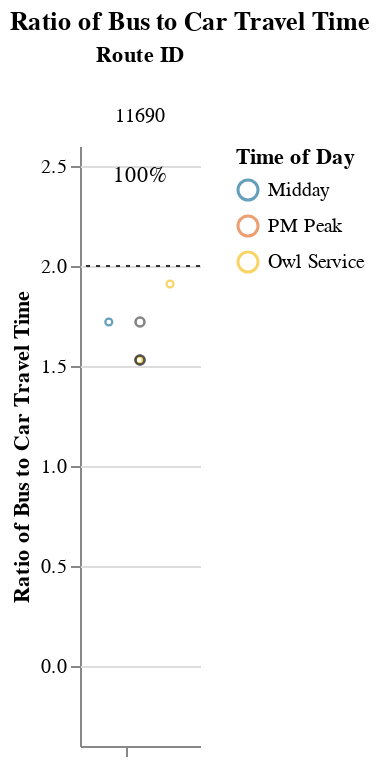
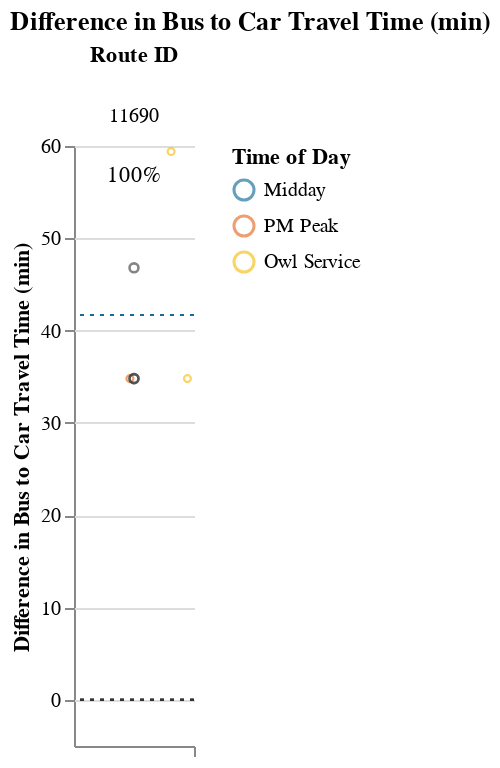

Here is the notebook cell these charts were saved with, in order:
### Markdown cell above
### Long Routes (> 1.5 hrs)

### Code cell
route_group = "long"
try:
    subset_routes, mult, diff  = setup_charts(df, PCT_COMPETITIVE_THRESHOLD, route_group)
    if len(subset_routes) > 0:
        display(
            Markdown(
                f"{CAPTIONS_DICT[route_group]}"
                "Within each route group, routes are sorted in descending order "
                "by % competitive trips and # trips below the additional time cut-off."
            )
        )

        display(mult)
        display(diff)
except:
    print("No routes meet this criteria.")

### Figure 1 — Vega-Lite specification as saved in the notebook (floating-point values rounded to 4 significant figures)
{"config": {"view": {"continuousWidth": 400, "continuousHeight": 300, "stroke": null}, "facet": {"spacing": 0}}, "data": {"name": "data-4b1253ae5475001b91cdc71ccfd8de74"}, "facet": {"column": {"field": "route_id", "sort": ["11690"], "title": "Route ID", "type": "nominal"}}, "spec": {"layer": [{"mark": {"type": "point", "opacity": 0.65, "size": 12, "strokeWidth": 1.1}, "encoding": {"color": {"field": "time_of_day", "scale": {"range": ["#136C97", "#E16B26", "#F6BF16", "#00896B", "#7790A3", "#5B559C"]}, "sort": ["AM Peak", "Midday", "PM Peak", "Owl Service"], "title": "Time of Day", "type": "nominal"}, "tooltip": [{"field": "route_id", "type": "nominal"}, {"field": "trip_id", "type": "nominal"}, {"field": "service_hours", "type": "quantitative"}, {"field": "car_duration_hours", "type": "quantitative"}, {"field": "bus_multiplier", "type": "quantitative"}, {"field": "bus_difference", "type": "quantitative"}, {"field": "num_trips", "type": "quantitative"}, {"field": "num_competitive", "type": "quantitative"}, {"field": "pct_trips_competitive", "type": "quantitative"}, {"field": "p25", "type": "quantitative"}, {"field": "p50", "type": "quantitative"}, {"field": "p75", "type": "quantitative"}], "x": {"axis": {"grid": false, "labels": false, "ticks": true, "values": [0]}, "field": "jitter", "scale": {}, "title": null, "type": "quantitative"}, "y": {"field": "bus_multiplier", "scale": {"domain": [-0.25, 2.5]}, "title": "Ratio of Bus to Car Travel Time", "type": "quantitative"}}, "selection": {"selector005": {"type": "interval", "bind": "scales", "encodings": ["x", "y"]}}, "transform": [{"calculate": "sqrt(-2*log(random()))*cos(2*PI*random())", "as": "jitter"}], "width": 60}, {"layer": [{"mark": {"type": "point", "opacity": 0.6, "size": 20, "strokeWidth": 1.3}, "encoding": {"color": {"value": "#323434"}, "y": {"field": "bus_multiplier", "type": "quantitative"}}, "transform": [{"filter": "(datum.p50_trip === 1)"}]}, {"mark": {"type": "rule", "strokeDash": [2, 3]}, "encoding": {"color": {"value": "#323434"}, "y": {"field": "cutoff", "type": "quantitative"}}}, {"mark": {"type": "text", "align": "center", "baseline": "middle"}, "encoding": {"color": {"value": "black"}, "text": {"field": "pct_trips_competitive", "format": ".0%", "type": "quantitative"}, "tooltip": [{"field": "route_id", "type": "nominal"}, {"field": "trip_id", "type": "nominal"}, {"field": "service_hours", "type": "quantitative"}, {"field": "car_duration_hours", "type": "quantitative"}, {"field": "bus_multiplier", "type": "quantitative"}, {"field": "bus_difference", "type": "quantitative"}, {"field": "num_trips", "type": "quantitative"}, {"field": "num_competitive", "type": "quantitative"}, {"field": "pct_trips_competitive", "type": "quantitative"}, {"field": "p25", "type": "quantitative"}, {"field": "p50", "type": "quantitative"}, {"field": "p75", "type": "quantitative"}], "x": {"value": 30}, "y": {"value": 15}}, "transform": [{"calculate": "sqrt(-2*log(random()))*cos(2*PI*random())", "as": "jitter"}, {"filter": "(datum.fastest_trip === 1)"}]}]}]}, "resolve": {"scale": {"y": "shared"}}, "title": "Ratio of Bus to Car Travel Time", "$schema": "https://vega.github.io/schema/vega-lite/v4.17.0.json", "datasets": {"data-4b1253ae5475001b91cdc71ccfd8de74": [{"calitp_itp_id": 380, "trip_key": -2264956901710554590, "trip_id": "t_2012539_b_33529_tn_0", "shape_id": "p_9409", "route_id": "11690", "service_hours": 1.67, "trip_first_departure_ts": 19200, "trip_last_arrival_ts": 25200, "departure_hour": 5, "time_of_day": "Owl Service", "p25": 1.67, "p50": 1.77, "p75": 1.923, "p50_trip": 1, "fastest_trip": 0, "car_duration_hours": 1.09, "competitive_route": 1, "bus_multiplier": 1.53, "bus_difference": 34.8, "num_trips": 4, "num_competitive": 4, "pct_trips_competitive": 1.0, "bus_difference_spread": 24.6, "route_group": "long", "max_trip_hrs": 2.08, "max_trip_route_group": 2.78, "name": "Ventura County Transportation Commission", "caltrans_district": "07 - Los Angeles", "drmt_organization_name": null, "cutoff2": 41.7, "cutoff": 2}, {"calitp_itp_id": 380, "trip_key": 1309661196047819530, "trip_id": "t_2012465_b_33529_tn_0", "shape_id": "p_9413", "route_id": "11690", "service_hours": 1.67, "trip_first_departure_ts": 61800, "trip_last_arrival_ts": 67800, "departure_hour": 17, "time_of_day": "PM Peak", "p25": 1.67, "p50": 1.77, "p75": 1.923, "p50_trip": 1, "fastest_trip": 1, "car_duration_hours": 1.09, "competitive_route": 1, "bus_multiplier": 1.53, "bus_difference": 34.8, "num_trips": 4, "num_competitive": 4, "pct_trips_competitive": 1.0, "bus_difference_spread": 24.6, "route_group": "long", "max_trip_hrs": 2.08, "max_trip_route_group": 2.78, "name": "Ventura County Transportation Commission", "caltrans_district": "07 - Los Angeles", "drmt_organization_name": null, "cutoff2": 41.7, "cutoff": 2}, {"calitp_itp_id": 380, "trip_key": 6438527212206342248, "trip_id": "t_2012627_b_33529_tn_0", "shape_id": "p_9413", "route_id": "11690", "service_hours": 1.87, "trip_first_departure_ts": 58200, "trip_last_arrival_ts": 64920, "departure_hour": 16, "time_of_day": "Midday", "p25": 1.67, "p50": 1.77, "p75": 1.923, "p50_trip": 1, "fastest_trip": 0, "car_duration_hours": 1.09, "competitive_route": 1, "bus_multiplier": 1.72, "bus_difference": 46.8, "num_trips": 4, "num_competitive": 4, "pct_trips_competitive": 1.0, "bus_difference_spread": 24.6, "route_group": "long", "max_trip_hrs": 2.08, "max_trip_route_group": 2.78, "name": "Ventura County Transportation Commission", "caltrans_district": "07 - Los Angeles", "drmt_organization_name": null, "cutoff2": 41.7, "cutoff": 2}, {"calitp_itp_id": 380, "trip_key": -3671692609972788960, "trip_id": "t_2012613_b_33529_tn_0", "shape_id": "p_9409", "route_id": "11690", "service_hours": 2.08, "trip_first_departure_ts": 21300, "trip_last_arrival_ts": 28800, "departure_hour": 5, "time_of_day": "Owl Service", "p25": 1.67, "p50": 1.77, "p75": 1.923, "p50_trip": 0, "fastest_trip": 0, "car_duration_hours": 1.09, "competitive_route": 1, "bus_multiplier": 1.91, "bus_difference": 59.4, "num_trips": 4, "num_competitive": 4, "pct_trips_competitive": 1.0, "bus_difference_spread": 24.6, "route_group": "long", "max_trip_hrs": 2.08, "max_trip_route_group": 2.78, "name": "Ventura County Transportation Commission", "caltrans_district": "07 - Los Angeles", "drmt_organization_name": null, "cutoff2": 41.7, "cutoff": 2}]}}

### Figure 2 — Vega-Lite specification as saved in the notebook (floating-point values rounded to 4 significant figures)
{"config": {"view": {"continuousWidth": 400, "continuousHeight": 300, "stroke": null}, "facet": {"spacing": 0}}, "data": {"name": "data-ff166acc8f7a157d4e45ac8e67b3a7e5"}, "facet": {"column": {"field": "route_id", "sort": ["11690"], "title": "Route ID", "type": "nominal"}}, "spec": {"layer": [{"mark": {"type": "point", "opacity": 0.65, "size": 12, "strokeWidth": 1.1}, "encoding": {"color": {"field": "time_of_day", "scale": {"range": ["#136C97", "#E16B26", "#F6BF16", "#00896B", "#7790A3", "#5B559C"]}, "sort": ["AM Peak", "Midday", "PM Peak", "Owl Service"], "title": "Time of Day", "type": "nominal"}, "tooltip": [{"field": "route_id", "type": "nominal"}, {"field": "trip_id", "type": "nominal"}, {"field": "service_hours", "type": "quantitative"}, {"field": "car_duration_hours", "type": "quantitative"}, {"field": "bus_multiplier", "type": "quantitative"}, {"field": "bus_difference", "type": "quantitative"}, {"field": "num_trips", "type": "quantitative"}, {"field": "num_competitive", "type": "quantitative"}, {"field": "pct_trips_competitive", "type": "quantitative"}, {"field": "p25", "type": "quantitative"}, {"field": "p50", "type": "quantitative"}, {"field": "p75", "type": "quantitative"}], "x": {"axis": {"grid": false, "labels": false, "ticks": true, "values": [0]}, "field": "jitter", "scale": {}, "title": null, "type": "quantitative"}, "y": {"field": "bus_difference", "scale": {"domain": [-5, 59.4]}, "title": "Difference in Bus to Car Travel Time (min)", "type": "quantitative"}}, "selection": {"selector006": {"type": "interval", "bind": "scales", "encodings": ["x", "y"]}}, "transform": [{"calculate": "sqrt(-2*log(random()))*cos(2*PI*random())", "as": "jitter"}], "width": 60}, {"layer": [{"mark": {"type": "point", "opacity": 0.6, "size": 20, "strokeWidth": 1.3}, "encoding": {"color": {"value": "#323434"}, "y": {"field": "bus_difference", "type": "quantitative"}}, "transform": [{"filter": "(datum.p50_trip === 1)"}]}, {"mark": {"type": "rule", "strokeDash": [2, 3]}, "encoding": {"color": {"value": "#323434"}, "y": {"field": "cutoff", "type": "quantitative"}}}, {"mark": {"type": "rule", "strokeDash": [2, 3]}, "encoding": {"color": {"value": "#136C97"}, "y": {"field": "cutoff2", "type": "quantitative"}}}, {"mark": {"type": "text", "align": "center", "baseline": "middle"}, "encoding": {"color": {"value": "black"}, "text": {"field": "pct_trips_competitive", "format": ".0%", "type": "quantitative"}, "tooltip": [{"field": "route_id", "type": "nominal"}, {"field": "trip_id", "type": "nominal"}, {"field": "service_hours", "type": "quantitative"}, {"field": "car_duration_hours", "type": "quantitative"}, {"field": "bus_multiplier", "type": "quantitative"}, {"field": "bus_difference", "type": "quantitative"}, {"field": "num_trips", "type": "quantitative"}, {"field": "num_competitive", "type": "quantitative"}, {"field": "pct_trips_competitive", "type": "quantitative"}, {"field": "p25", "type": "quantitative"}, {"field": "p50", "type": "quantitative"}, {"field": "p75", "type": "quantitative"}], "x": {"value": 30}, "y": {"value": 15}}, "transform": [{"calculate": "sqrt(-2*log(random()))*cos(2*PI*random())", "as": "jitter"}, {"filter": "(datum.fastest_trip === 1)"}]}]}]}, "resolve": {"scale": {"y": "shared"}}, "title": "Difference in Bus to Car Travel Time (min)", "$schema": "https://vega.github.io/schema/vega-lite/v4.17.0.json", "datasets": {"data-ff166acc8f7a157d4e45ac8e67b3a7e5": [{"calitp_itp_id": 380, "trip_key": -2264956901710554590, "trip_id": "t_2012539_b_33529_tn_0", "shape_id": "p_9409", "route_id": "11690", "service_hours": 1.67, "trip_first_departure_ts": 19200, "trip_last_arrival_ts": 25200, "departure_hour": 5, "time_of_day": "Owl Service", "p25": 1.67, "p50": 1.77, "p75": 1.923, "p50_trip": 1, "fastest_trip": 0, "car_duration_hours": 1.09, "competitive_route": 1, "bus_multiplier": 1.53, "bus_difference": 34.8, "num_trips": 4, "num_competitive": 4, "pct_trips_competitive": 1.0, "bus_difference_spread": 24.6, "route_group": "long", "max_trip_hrs": 2.08, "max_trip_route_group": 2.78, "name": "Ventura County Transportation Commission", "caltrans_district": "07 - Los Angeles", "drmt_organization_name": null, "cutoff2": 41.7, "cutoff": 0}, {"calitp_itp_id": 380, "trip_key": 1309661196047819530, "trip_id": "t_2012465_b_33529_tn_0", "shape_id": "p_9413", "route_id": "11690", "service_hours": 1.67, "trip_first_departure_ts": 61800, "trip_last_arrival_ts": 67800, "departure_hour": 17, "time_of_day": "PM Peak", "p25": 1.67, "p50": 1.77, "p75": 1.923, "p50_trip": 1, "fastest_trip": 1, "car_duration_hours": 1.09, "competitive_route": 1, "bus_multiplier": 1.53, "bus_difference": 34.8, "num_trips": 4, "num_competitive": 4, "pct_trips_competitive": 1.0, "bus_difference_spread": 24.6, "route_group": "long", "max_trip_hrs": 2.08, "max_trip_route_group": 2.78, "name": "Ventura County Transportation Commission", "caltrans_district": "07 - Los Angeles", "drmt_organization_name": null, "cutoff2": 41.7, "cutoff": 0}, {"calitp_itp_id": 380, "trip_key": 6438527212206342248, "trip_id": "t_2012627_b_33529_tn_0", "shape_id": "p_9413", "route_id": "11690", "service_hours": 1.87, "trip_first_departure_ts": 58200, "trip_last_arrival_ts": 64920, "departure_hour": 16, "time_of_day": "Midday", "p25": 1.67, "p50": 1.77, "p75": 1.923, "p50_trip": 1, "fastest_trip": 0, "car_duration_hours": 1.09, "competitive_route": 1, "bus_multiplier": 1.72, "bus_difference": 46.8, "num_trips": 4, "num_competitive": 4, "pct_trips_competitive": 1.0, "bus_difference_spread": 24.6, "route_group": "long", "max_trip_hrs": 2.08, "max_trip_route_group": 2.78, "name": "Ventura County Transportation Commission", "caltrans_district": "07 - Los Angeles", "drmt_organization_name": null, "cutoff2": 41.7, "cutoff": 0}, {"calitp_itp_id": 380, "trip_key": -3671692609972788960, "trip_id": "t_2012613_b_33529_tn_0", "shape_id": "p_9409", "route_id": "11690", "service_hours": 2.08, "trip_first_departure_ts": 21300, "trip_last_arrival_ts": 28800, "departure_hour": 5, "time_of_day": "Owl Service", "p25": 1.67, "p50": 1.77, "p75": 1.923, "p50_trip": 0, "fastest_trip": 0, "car_duration_hours": 1.09, "competitive_route": 1, "bus_multiplier": 1.91, "bus_difference": 59.4, "num_trips": 4, "num_competitive": 4, "pct_trips_competitive": 1.0, "bus_difference_spread": 24.6, "route_group": "long", "max_trip_hrs": 2.08, "max_trip_route_group": 2.78, "name": "Ventura County Transportation Commission", "caltrans_district": "07 - Los Angeles", "drmt_organization_name": null, "cutoff2": 41.7, "cutoff": 0}]}}
